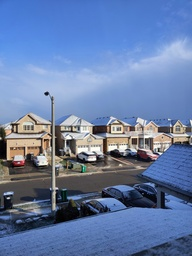
#> input picture SideProjects/OpenCV/Images/Image.jpg, 192 x 256 px, shrunk from 3000 x 4000 before the run, found by its file name
$ python MatricesInPython.py
#> lines starting #> are read from the running program, lines starting #| are printed output that depends on the picture
# Name:                                            Renacin Matadeen
# Date:                                               04/07/2020
# Title                                       Random Rounding Research
#
# ----------------------------------------------------------------------------------------------------------------------
import cv2
import pandas as pd
import numpy as np
# ----------------------------------------------------------------------------------------------------------------------


def add_pixel_border(img):

    # Rename As Matrix | Create A Temp That Will Store Data
    matrix_ = img
    empty_matrix = np.full_like(matrix_, 0)

    # Grab Extra Left Right Values
    leftside_values = (matrix_[:, 0]).reshape(-1, 1)
    rightside_values = (matrix_[:, -1]).reshape(-1, 1)

    # Append Left & Right Side
    newArr_L = np.append(leftside_values, matrix_ , axis=1)
    newArr_LR = np.append(newArr_L, rightside_values , axis=1)

    # Grab Extra Top Bottom Values
    top_values = newArr_LR[0, :]
    bottom_values = newArr_LR[-1, :]

    # Append Top And Bottom
    newArrLRT = np.vstack((top_values, newArr_LR))
    newArrLRTB = np.vstack((newArrLRT, bottom_values))

    # Return Values
    return newArrLRTB, empty_matrix


def calc_value(data_mat, kernel_choice):

    # Basic Blur
    if kernel_choice == 1:
        kern = np.array([[1, 1, 1],
                        [1, 1, 1],
                        [1, 1, 1]], dtype="int16")

        elem_mul = (data_mat * kern)
        sum_val = (np.sum(elem_mul)) / 9

    # Gaussian Blur
    if kernel_choice == 2:
        kern = np.array([[1, 2, 1],
                        [2, 4, 2],
                        [1, 2, 1]], dtype="int16")

        elem_mul = (data_mat * kern)
        sum_val = (np.sum(elem_mul)) / 16

    # Identity Matrix
    elif kernel_choice == 3:
        kern = np.array([[0, 0, 0],
                        [0, 1, 0],
                        [0, 0, 0]], dtype="int16")

        elem_mul = (data_mat * kern)
        sum_val = np.sum(elem_mul)

    # Laplacian Operator 1
    elif kernel_choice == 4:
        kern = np.array([[-1, -1, -1],
                        [-1, 8, -1],
                        [-1, -1, -1]], dtype="int16")

        elem_mul = (data_mat * kern)
        sum_val = np.sum(elem_mul)

    # Laplacian Operator 2
    elif kernel_choice == 5:
        kern = np.array([[0, -1, 0],
                        [-1, 4, -1],
                        [0, -1, 0]], dtype="int16")

        elem_mul = (data_mat * kern)
        sum_val = np.sum(elem_mul)


    # Sobel X|Y Edge Detection
    elif kernel_choice == 6:
        kern_1 = np.array([[-1, -1, -1],
                           [0, 0, 0],
                           [1, 1, 1]])

        kern_2 = np.array([[-1, 0, 1],
                           [-1, 0, 1],
                           [-1, 0, 1]])

        # Calculate Seperatly, Then Square Add, Then Root Value
        elem_mul_1 = (data_mat * kern_1)
        # elem_mul_2 = (data_mat * kern_2)
        #
        # # Square Values In Array
        # squared_array = np.square(elem_mul_1) + np.square(elem_mul_2)
        # final_array = np.sqrt(squared_array)
        sum_val = np.sum(elem_mul_1)


    return sum_val


def conv_matrix(empty_matrix, matx, kernel_choice):

    # Dimensions Of Original Image
    org_dim_l = empty_matrix.shape[0]
    org_dim_w = empty_matrix.shape[1]

    # Define Upper And Lower For Loop
    x_upper = 3
    x_lower = 0
    y_upper = 3
    y_lower = 0

    # For Loop, Do Matrix Convolution
    for y in range(org_dim_l):

        # Iterate Through Each Column For 3 Rows
        for x in range(org_dim_w):

            # Define Subset Matrix
            data_mat = matx[x_lower:x_upper, y_lower:y_upper]
            # Do Calculation
            append_val = calc_value(data_mat, kernel_choice)
            # Append To New Matrix
            empty_matrix[y, x] = append_val

            # Move Onto Next Column
            y_upper += 1
            y_lower += 1

        # Move Search One Row Down
        x_upper += 1
        x_lower += 1
        # Reset Column Indices
        y_upper = 3
        y_lower = 0

    # Write Image
    return empty_matrix


# ----------------------------------------------------------------------------------------------------------------------
if __name__ == "__main__":

    # Open Image As Numpy Array | OpenCV Does This Natively
    im = cv2.imread(r"C:\Users\renac\Documents\Programming\Python\CanadianCensus_DataCleaning\Research\Images\Image.jpg")
#> im is the input picture: shape (256, 192, 3); mean B, G, R 166.4, 124.9, 102.8

    # Grab Only Blue Channel Values | Setup Matrix & Convolve With Kernel
    image_ = im[:, :, 2]
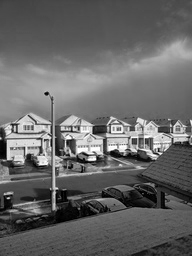
#> image_: shape (256, 192); min 0, max 255, mean 102.8

    # Setup Matrix
    setup_matrix, empty_matrix = add_pixel_border(image_)
#> in add_pixel_border, `leftside_values = (matrix_[:, 0]).reshape(-1, 1)`: leftside_values = 256 values, max 216 at index 138, min 0 at index 210, mean 90.27
#> in add_pixel_border, `rightside_values = (matrix_[:, -1]).reshape(-1, 1)`: rightside_values = 256 values, max 239 at index 122, min 10 at index 197, mean 90.75
#> in add_pixel_border, `newArr_L = np.append(leftside_values, matrix_ , axis=1)`:
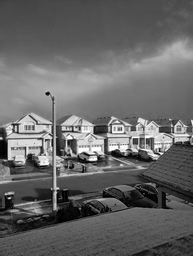
#> newArr_L: shape (256, 193); min 0, max 255, mean 102.7
#> in add_pixel_border, `newArr_LR = np.append(newArr_L, rightside_values , axis=1)`:
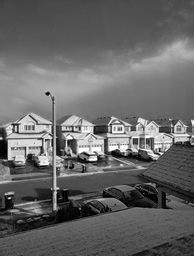
#> newArr_LR: shape (256, 194); min 0, max 255, mean 102.7
#> in add_pixel_border, `top_values = newArr_LR[0, :]`: top_values = 194 values, max 81 at index 174, min 61 at index 0, mean 71.3
#> in add_pixel_border, `bottom_values = newArr_LR[-1, :]`: bottom_values = 194 values, max 86 at index 80, min 17 at index 154, mean 62.78
#> in add_pixel_border, `newArrLRT = np.vstack((top_values, newArr_LR))`:
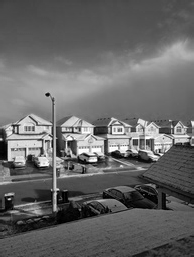
#> newArrLRT: shape (257, 194); min 0, max 255, mean 102.6
#> in add_pixel_border, `newArrLRTB = np.vstack((newArrLRT, bottom_values))`:
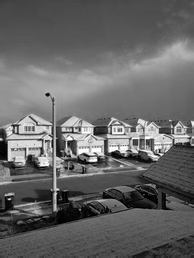
#> newArrLRTB: shape (258, 194); min 0, max 255, mean 102.4
#> empty_matrix: shape (256, 192); every value is 0

    # Blur Image | Reduce Noise
    for x in range(8):
        if x == 0:
            blurred_image = conv_matrix(empty_matrix, setup_matrix, 2)
        else:
            setup_matrix, empty_matrix = add_pixel_border(blurred_image)
#> (the run stopped early here; a loop or call above may not have finished)
